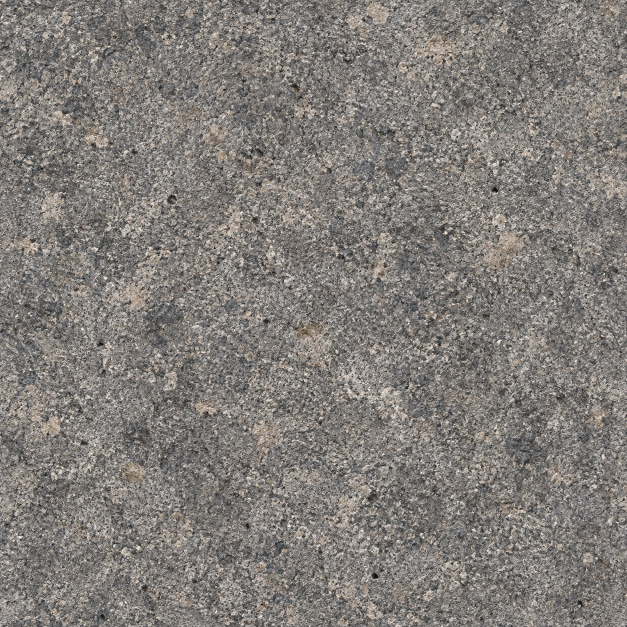
#> input picture ContentSource/GuangzhouLandmarks/Wenmingmen/materials_v2/sources/stone_generated.png, 1254 x 1254 px (shown at 1/2 size); its folder holds 4 pictures in this run
$ python generate_maps.py
#> lines starting #> are read from the running program, lines starting #| are printed output that depends on the picture; long printed decimals are rounded
#> in save_maps, source is the input picture: PIL image 1254x1254 RGB; mean R, G, B 129.2, 124.8, 120.9
"""Build repeatable Wenmingmen PBR maps from reference-guided image sources.

Run with: uv run --with pillow --with numpy python generate_maps.py --install

The source images are photo-style albedo studies. The derived normals approximate
surface relief from local contrast; they are not scans or measured height data.
"""

from __future__ import annotations

import argparse
from pathlib import Path

import numpy as np
from PIL import Image, ImageFilter, ImageOps


HERE = Path(__file__).resolve().parent
SIZE = 2048
EDGE_BLEND = 112
MATERIALS = {
    "stone": {"roughness": 0.86, "normal_strength": 2.6},
    "limestone": {"roughness": 0.82, "normal_strength": 2.7},
    "roof": {"roughness": 0.75, "normal_strength": 2.8},
    "wood": {"roughness": 0.73, "normal_strength": 3.3},
}


def seam_blend(rgb: np.ndarray, width: int) -> np.ndarray:
    """Make opposing edge pixels agree without shifting the image's interior."""
#> called with width = 112
    rgb = rgb.copy()
    weight = (0.5 + 0.5 * np.cos(np.linspace(0, np.pi, width)))
    x_weight = weight[None, :, None]
    left = rgb[:, :width, :].copy()
    right = rgb[:, -width:, :][:, ::-1, :].copy()
    middle = (left + right) * 0.5
    rgb[:, :width, :] = left * (1 - x_weight) + middle * x_weight
    rgb[:, -width:, :] = (right * (1 - x_weight) + middle * x_weight)[:, ::-1, :]

    y_weight = weight[:, None, None]
    top = rgb[:width, :, :].copy()
    bottom = rgb[-width:, :, :][::-1, :, :].copy()
    middle = (top + bottom) * 0.5
#> middle: shape (112, 2048, 3) float32
    rgb[:width, :, :] = top * (1 - y_weight) + middle * y_weight
    rgb[-width:, :, :] = (bottom * (1 - y_weight) + middle * y_weight)[::-1, :, :]
    return rgb


def blurred(gray: np.ndarray, radius: float) -> np.ndarray:
#> called with radius = 3
    image = Image.fromarray(np.uint8(np.clip(gray, 0, 1) * 255), "L")
    return np.asarray(image.filter(ImageFilter.GaussianBlur(radius)), dtype=np.float32) / 255.0


def save_maps(name: str, settings: dict[str, float], destination: Path,
              basecolor_jpeg: bool) -> Image.Image:
    source = Image.open(HERE / "sources" / f"{name}_generated.png").convert("RGB")
    source = ImageOps.fit(source, (SIZE, SIZE), method=Image.Resampling.LANCZOS)
    rgb = np.asarray(source, dtype=np.float32) / 255.0
    rgb = seam_blend(rgb, EDGE_BLEND)
    base = Image.fromarray(np.uint8(np.clip(rgb * 255 + 0.5, 0, 255)), "RGB")
    if basecolor_jpeg:
        base.save(destination / f"{name}_BaseColor.jpg", quality=95, subsampling=0)
    else:
        base.save(destination / f"{name}_BaseColor.png", optimize=True)

    # Local contrast gives shallow pores and wood fibres without treating the
    # broad albedo color differences as a large displacement field.
    gray = np.sum(rgb * np.array([0.2126, 0.7152, 0.0722], np.float32), axis=2)
    fine = gray - blurred(gray, 3)
    medium = gray - blurred(gray, 34)
    height = blurred(np.clip(0.5 + fine * 0.75 + medium * 0.45, 0, 1), 0.65)
    gy = (np.roll(height, -1, 0) - np.roll(height, 1, 0)) * 0.5
    gx = (np.roll(height, -1, 1) - np.roll(height, 1, 1)) * 0.5
    strength = settings["normal_strength"]
    nx, ny = -gx * strength, -gy * strength
    nz = np.ones_like(nx)
    length = np.sqrt(nx * nx + ny * ny + nz * nz)
    normal = np.stack(((nx / length + 1) * 127.5,
                       (ny / length + 1) * 127.5,
                       (nz / length + 1) * 127.5), axis=2)
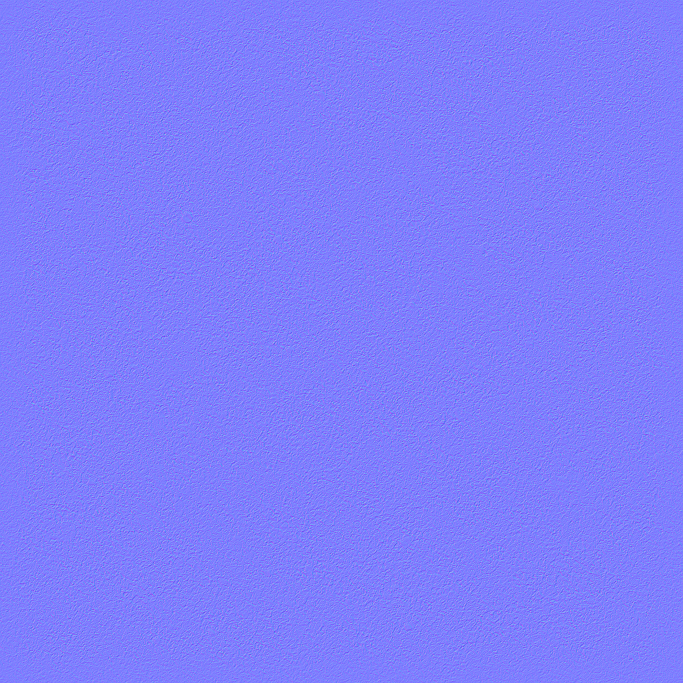
#> normal: shape (2048, 2048, 3) float32 (shown at 1/3 size); mean of channels 0, 1, 2 127.6, 127.5, 255.5; drawn as R, G, B
    Image.fromarray(np.uint8(np.clip(normal + 0.5, 0, 255)), "RGB").save(
        destination / f"{name}_Normal.png", optimize=True
    )

    # glTF / Unreal pack: R ambient occlusion, G perceptual roughness, B metal.
    # AO is deliberately shallow because the modeled joints receive real shadow.
    local = gray - blurred(gray, 14)
    cavity = np.clip(-local * 2.1, 0, 1)
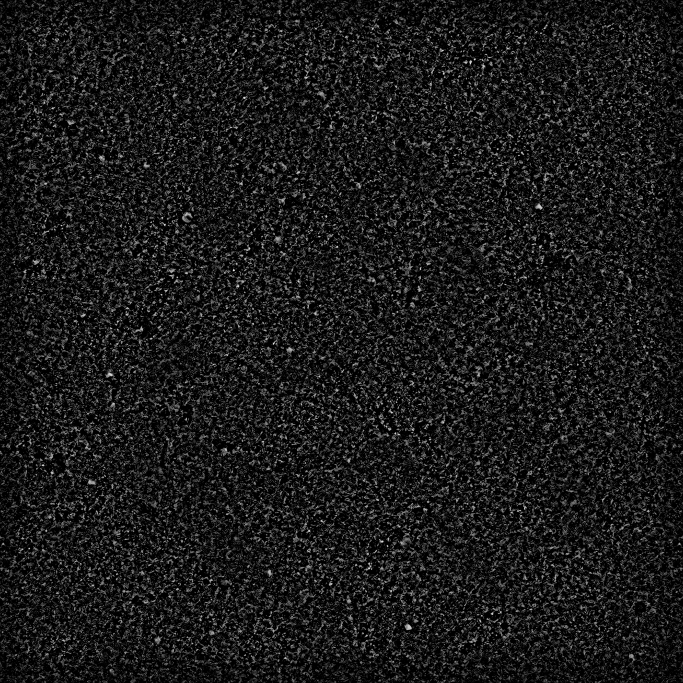
#> cavity: shape (2048, 2048) float32 (shown at 1/3 size); min 0, max 1, mean 0.105
    ao = np.clip(0.96 - cavity * 0.13, 0, 1)
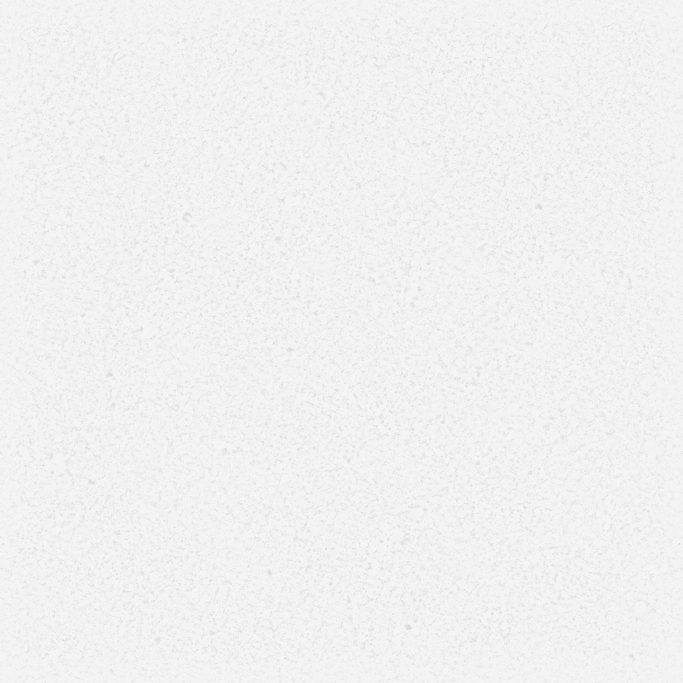
#> ao: shape (2048, 2048) float32 (shown at 1/3 size); min 0.83, max 0.96, mean 0.946
    roughness = np.clip(settings["roughness"] - local * 0.19, 0.55, 0.96)
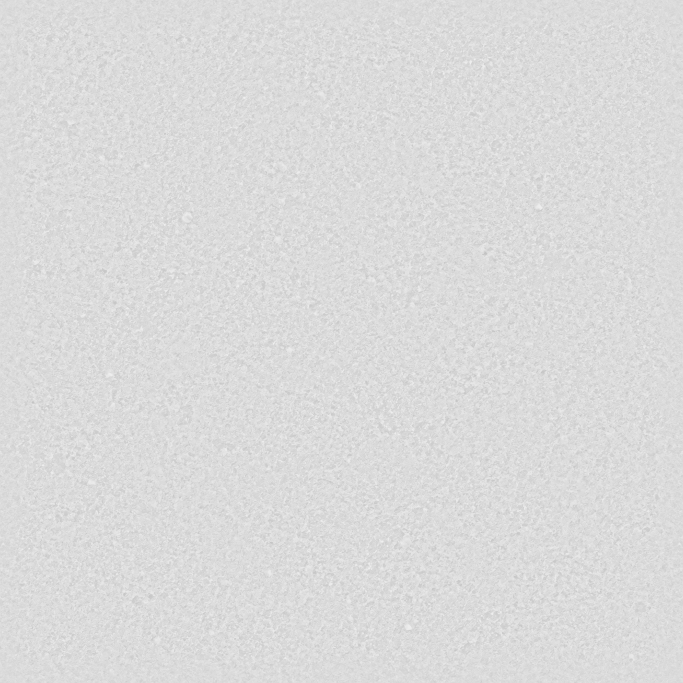
#> roughness: shape (2048, 2048) float32 (shown at 1/3 size); min 0.748, max 0.96, mean 0.86
    orm = np.stack((ao * 255, roughness * 255, np.zeros_like(ao)), axis=2)
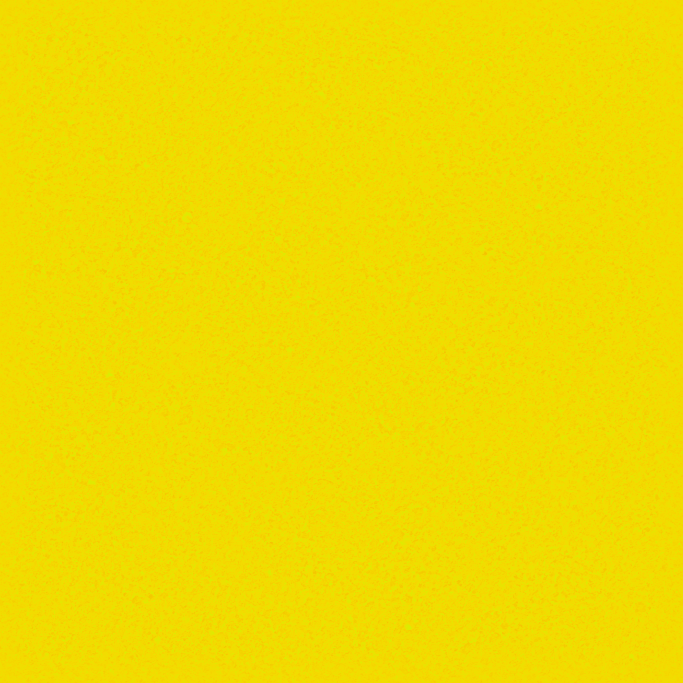
#> orm: shape (2048, 2048, 3) float32 (shown at 1/3 size); mean of channels 0, 1, 2 249.2, 214.7, 0; drawn as R, G, B
    Image.fromarray(np.uint8(orm + 0.5), "RGB").save(
        destination / f"{name}_ORM.png", optimize=True
    )

    edge_x = float(np.abs(rgb[:, 0] - rgb[:, -1]).mean())
#> edge_x = 0
    edge_y = float(np.abs(rgb[0] - rgb[-1]).mean())
#> edge_y = 0
    print(f"{name:9s} {SIZE}x{SIZE}  edge_delta_x={edge_x:.6f}  edge_delta_y={edge_y:.6f}")
#| stone     2048x2048  edge_delta_x=0  edge_delta_y=0
    return base


def main() -> None:
    parser = argparse.ArgumentParser(description=__doc__)
    target = parser.add_mutually_exclusive_group()
    target.add_argument(
        "--install", action="store_true",
        help="write maps directly into the existing Wenmingmen textures directory",
    )
    target.add_argument(
        "--output-dir", type=Path,
        help="write install-format maps to another directory for verification",
    )
    args = parser.parse_args()
    destination = (HERE.parent / "textures" if args.install else
                   args.output_dir if args.output_dir else HERE)
    destination.mkdir(parents=True, exist_ok=True)
    basecolor_jpeg = args.install or args.output_dir is not None
    previews = [save_maps(name, settings, destination, basecolor_jpeg)
                for name, settings in MATERIALS.items()]
#> call 2 of save_maps, with name = 'limestone', basecolor_jpeg = False
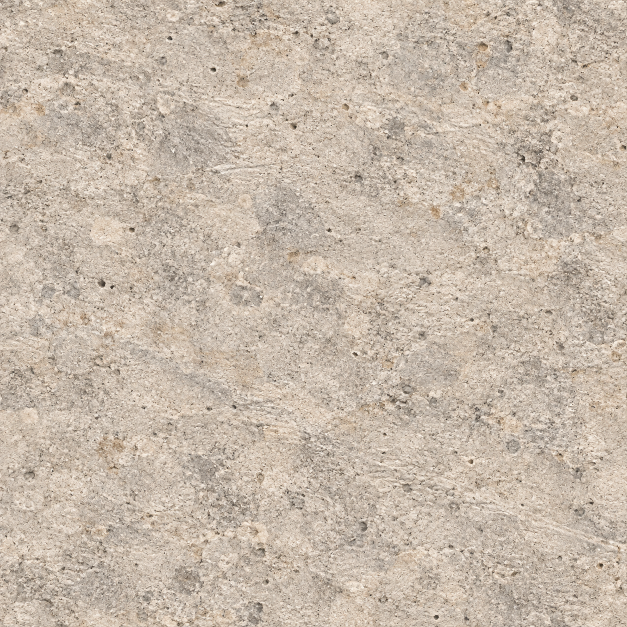
#> input picture ContentSource/GuangzhouLandmarks/Wenmingmen/materials_v2/sources/limestone_generated.png, 1254 x 1254 px (shown at 1/2 size)
#> in save_maps, source is the input picture: PIL image 1254x1254 RGB; mean R, G, B 198.9, 184.9, 169.9
#> call 2 of seam_blend, with width = 112
#> in seam_blend (call 2), `middle = (top + bottom) * 0.5`:
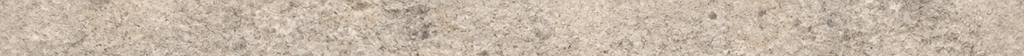
#> middle: shape (112, 2048, 3) float32 (shown at 1/2 size); mean of channels 0, 1, 2 0.778, 0.722, 0.662; drawn as R, G, B
    sheet = Image.new("RGB", (SIZE, SIZE))
    for image, position in zip(previews, ((0, 0), (1, 0), (0, 1), (1, 1))):
        sheet.paste(image.resize((SIZE // 2, SIZE // 2), Image.Resampling.LANCZOS),
                    (position[0] * SIZE // 2, position[1] * SIZE // 2))
    preview_destination = destination if args.output_dir else HERE
    sheet.save(preview_destination / "material_preview.jpg", quality=90, subsampling=0)
    if args.install:
        print(f"Installed {len(MATERIALS)} material sets in {destination}")


if __name__ == "__main__":
#> (the run stopped early here; a loop or call above may not have finished)
